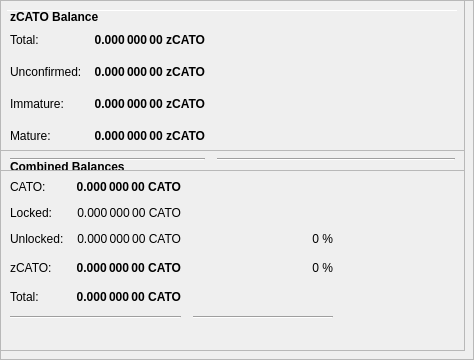
        <widget class="QFrame" name="frameObfuscation">
         <property name="minimumSize">
          <size>
           <width>0</width>
           <height>350</height>
          </size>
         </property>
         <property name="layoutDirection">
          <enum>Qt::LeftToRight</enum>
         </property>
         <property name="frameShape">
          <enum>QFrame::StyledPanel</enum>
         </property>
         <property name="frameShadow">
          <enum>QFrame::Raised</enum>
         </property>
         <widget class="QPushButton" name="runAutoDenom">
          <property name="geometry">
           <rect>
            <x>251</x>
            <y>17</y>
            <width>1</width>
            <height>1</height>
           </rect>
          </property>
          <property name="palette">
           <palette>
            <active>
             <colorrole role="WindowText">
              <brush brushstyle="SolidPattern">
               <color alpha="255">
                <red>0</red>
                <green>0</green>
                <blue>0</blue>
               </color>
              </brush>
             </colorrole>
             <colorrole role="Button">
              <brush brushstyle="SolidPattern">
               <color alpha="255">
                <red>239</red>
                <green>238</green>
                <blue>238</blue>
               </color>
              </brush>
             </colorrole>
             <colorrole role="Light">
              <brush brushstyle="SolidPattern">
               <color alpha="255">
                <red>255</red>
                <green>255</green>
                <blue>255</blue>
               </color>
              </brush>
             </colorrole>
             <colorrole role="Midlight">
              <brush brushstyle="SolidPattern">
               <color alpha="255">
                <red>247</red>
                <green>246</green>
                <blue>246</blue>
               </color>
              </brush>
             </colorrole>
             <colorrole role="Dark">
              <brush brushstyle="SolidPattern">
               <color alpha="255">
                <red>119</red>
                <green>119</green>
                <blue>119</blue>
               </color>
              </brush>
             </colorrole>
             <colorrole role="Mid">
              <brush brushstyle="SolidPattern">
               <color alpha="255">
                <red>159</red>
                <green>159</green>
                <blue>159</blue>
               </color>
              </brush>
             </colorrole>
             <colorrole role="Text">
              <brush brushstyle="SolidPattern">
               <color alpha="255">
                <red>0</red>
                <green>0</green>
                <blue>0</blue>
               </color>
              </brush>
             </colorrole>
             <colorrole role="BrightText">
              <brush brushstyle="SolidPattern">
               <color alpha="255">
                <red>255</red>
                <green>255</green>
                <blue>255</blue>
               </color>
              </brush>
             </colorrole>
             <colorrole role="ButtonText">
              <brush brushstyle="SolidPattern">
               <color alpha="255">
                <red>0</red>
                <green>0</green>
                <blue>0</blue>
               </color>
              </brush>
             </colorrole>
             <colorrole role="Base">
              <brush brushstyle="SolidPattern">
               <color alpha="255">
                <red>255</red>
                <green>255</green>
                <blue>255</blue>
               </color>
              </brush>
             </colorrole>
             <colorrole role="Window">
              <brush brushstyle="SolidPattern">
               <color alpha="255">
                <red>239</red>
                <green>238</green>
                <blue>238</blue>
               </color>
              </brush>
             </colorrole>
             <colorrole role="Shadow">
              <brush brushstyle="SolidPattern">
               <color alpha="255">
                <red>0</red>
                <green>0</green>
                <blue>0</blue>
               </color>
              </brush>
             </colorrole>
             <colorrole role="AlternateBase">
              <brush brushstyle="SolidPattern">
               <color alpha="255">
                <red>247</red>
                <green>246</green>
                <blue>246</blue>
               </color>
              </brush>
             </colorrole>
             <colorrole role="ToolTipBase">
              <brush brushstyle="SolidPattern">
               <color alpha="255">
                <red>255</red>
                <green>255</green>
                <blue>220</blue>
               </color>
              </brush>
             </colorrole>
             <colorrole role="ToolTipText">
              <brush brushstyle="SolidPattern">
               <color alpha="255">
                <red>0</red>
                <green>0</green>
                <blue>0</blue>
               </color>
              </brush>
             </colorrole>
            </active>
            <inactive>
             <colorrole role="WindowText">
              <brush brushstyle="SolidPattern">
               <color alpha="255">
                <red>0</red>
                <green>0</green>
                <blue>0</blue>
               </color>
              </brush>
             </colorrole>
             <colorrole role="Button">
              <brush brushstyle="SolidPattern">
               <color alpha="255">
                <red>239</red>
                <green>238</green>
                <blue>238</blue>
               </color>
              </brush>
             </colorrole>
             <colorrole role="Light">
              <brush brushstyle="SolidPattern">
               <color alpha="255">
                <red>255</red>
                <green>255</green>
                <blue>255</blue>
               </color>
              </brush>
             </colorrole>
             <colorrole role="Midlight">
              <brush brushstyle="SolidPattern">
               <color alpha="255">
                <red>247</red>
                <green>246</green>
                <blue>246</blue>
               </color>
              </brush>
             </colorrole>
             <colorrole role="Dark">
              <brush brushstyle="SolidPattern">
               <color alpha="255">
                <red>119</red>
                <green>119</green>
                <blue>119</blue>
               </color>
              </brush>
             </colorrole>
             <colorrole role="Mid">
              <brush brushstyle="SolidPattern">
               <color alpha="255">
                <red>159</red>
                <green>159</green>
                <blue>159</blue>
               </color>
              </brush>
             </colorrole>
             <colorrole role="Text">
              <brush brushstyle="SolidPattern">
               <color alpha="255">
                <red>0</red>
                <green>0</green>
                <blue>0</blue>
               </color>
              </brush>
             </colorrole>
             <colorrole role="BrightText">
              <brush brushstyle="SolidPattern">
               <color alpha="255">
                <red>255</red>
                <green>255</green>
                <blue>255</blue>
               </color>
              </brush>
             </colorrole>
             <colorrole role="ButtonText">
              <brush brushstyle="SolidPattern">
               <color alpha="255">
                <red>0</red>
                <green>0</green>
                <blue>0</blue>
               </color>
              </brush>
             </colorrole>
             <colorrole role="Base">
              <brush brushstyle="SolidPattern">
               <color alpha="255">
                <red>255</red>
                <green>255</green>
                <blue>255</blue>
               </color>
              </brush>
             </colorrole>
             <colorrole role="Window">
              <brush brushstyle="SolidPattern">
               <color alpha="255">
                <red>239</red>
                <green>238</green>
                <blue>238</blue>
               </color>
              </brush>
             </colorrole>
             <colorrole role="Shadow">
              <brush brushstyle="SolidPattern">
               <color alpha="255">
                <red>0</red>
                <green>0</green>
                <blue>0</blue>
               </color>
              </brush>
             </colorrole>
             <colorrole role="AlternateBase">
              <brush brushstyle="SolidPattern">
               <color alpha="255">
                <red>247</red>
                <green>246</green>
                <blue>246</blue>
               </color>
              </brush>
             </colorrole>
             <colorrole role="ToolTipBase">
              <brush brushstyle="SolidPattern">
               <color alpha="255">
                <red>255</red>
                <green>255</green>
                <blue>220</blue>
               </color>
              </brush>
             </colorrole>
             <colorrole role="ToolTipText">
              <brush brushstyle="SolidPattern">
               <color alpha="255">
                <red>0</red>
                <green>0</green>
                <blue>0</blue>
               </color>
              </brush>
             </colorrole>
            </inactive>
            <disabled>
             <colorrole role="WindowText">
              <brush brushstyle="SolidPattern">
               <color alpha="255">
                <red>119</red>
                <green>119</green>
                <blue>119</blue>
               </color>
              </brush>
             </colorrole>
             <colorrole role="Button">
              <brush brushstyle="SolidPattern">
               <color alpha="255">
                <red>239</red>
                <green>238</green>
                <blue>238</blue>
               </color>
              </brush>
             </colorrole>
             <colorrole role="Light">
              <brush brushstyle="SolidPattern">
               <color alpha="255">
                <red>255</red>
                <green>255</green>
                <blue>255</blue>
               </color>
              </brush>
             </colorrole>
             <colorrole role="Midlight">
              <brush brushstyle="SolidPattern">
               <color alpha="255">
                <red>247</red>
                <green>246</green>
                <blue>246</blue>
               </color>
              </brush>
             </colorrole>
             <colorrole role="Dark">
              <brush brushstyle="SolidPattern">
               <color alpha="255">
                <red>119</red>
                <green>119</green>
                <blue>119</blue>
               </color>
              </brush>
             </colorrole>
             <colorrole role="Mid">
              <brush brushstyle="SolidPattern">
               <color alpha="255">
                <red>159</red>
                <green>159</green>
                <blue>159</blue>
               </color>
              </brush>
             </colorrole>
             <colorrole role="Text">
              <brush brushstyle="SolidPattern">
               <color alpha="255">
                <red>119</red>
                <green>119</green>
                <blue>119</blue>
               </color>
              </brush>
             </colorrole>
             <colorrole role="BrightText">
              <brush brushstyle="SolidPattern">
               <color alpha="255">
                <red>255</red>
                <green>255</green>
                <blue>255</blue>
               </color>
              </brush>
             </colorrole>
             <colorrole role="ButtonText">
              <brush brushstyle="SolidPattern">
               <color alpha="255">
                <red>119</red>
                <green>119</green>
                <blue>119</blue>
               </color>
              </brush>
             </colorrole>
             <colorrole role="Base">
              <brush brushstyle="SolidPattern">
               <color alpha="255">
                <red>239</red>
                <green>238</green>
                <blue>238</blue>
               </color>
              </brush>
             </colorrole>
             <colorrole role="Window">
              <brush brushstyle="SolidPattern">
               <color alpha="255">
                <red>239</red>
                <green>238</green>
                <blue>238</blue>
               </color>
              </brush>
             </colorrole>
             <colorrole role="Shadow">
              <brush brushstyle="SolidPattern">
               <color alpha="255">
                <red>0</red>
                <green>0</green>
                <blue>0</blue>
               </color>
              </brush>
             </colorrole>
             <colorrole role="AlternateBase">
              <brush brushstyle="SolidPattern">
               <color alpha="255">
                <red>239</red>
                <green>238</green>
                <blue>238</blue>
               </color>
              </brush>
             </colorrole>
             <colorrole role="ToolTipBase">
              <brush brushstyle="SolidPattern">
               <color alpha="255">
                <red>255</red>
                <green>255</green>
                <blue>220</blue>
               </color>
              </brush>
             </colorrole>
             <colorrole role="ToolTipText">
              <brush brushstyle="SolidPattern">
               <color alpha="255">
                <red>0</red>
                <green>0</green>
                <blue>0</blue>
               </color>
              </brush>
             </colorrole>
            </disabled>
           </palette>
          </property>
          <property name="focusPolicy">
           <enum>Qt::NoFocus</enum>
          </property>
          <property name="autoFillBackground">
           <bool>true</bool>
          </property>
          <property name="text">
           <string/>
          </property>
          <property name="flat">
           <bool>true</bool>
          </property>
         </widget>
         <widget class="Line" name="line">
          <property name="geometry">
           <rect>
            <x>7</x>
            <y>10</y>
            <width>451</width>
            <height>1</height>
           </rect>
          </property>
          <property name="orientation">
           <enum>Qt::Horizontal</enum>
          </property>
         </widget>
         <widget class="QFrame" name="frame_3">
          <property name="geometry">
           <rect>
            <x>0</x>
            <y>150</y>
            <width>465</width>
            <height>201</height>
           </rect>
          </property>
          <property name="frameShape">
           <enum>QFrame::StyledPanel</enum>
          </property>
          <property name="frameShadow">
           <enum>QFrame::Raised</enum>
          </property>
          <layout class="QVBoxLayout" name="verticalLayout_5">
           <item>
            <layout class="QHBoxLayout" name="horizontalLayout_5" stretch="0">
             <item>
              <widget class="QLabel" name="label_5z">
               <property name="maximumSize">
                <size>
                 <width>16777215</width>
                 <height>20</height>
                </size>
               </property>
               <property name="font">
                <font>
                 <weight>75</weight>
                 <bold>true</bold>
                </font>
               </property>
               <property name="toolTip">
                <string>Combined Balances (including unconfirmed and immature coins)</string>
               </property>
               <property name="text">
                <string>&lt;html&gt;&lt;head/&gt;&lt;body&gt;&lt;p&gt;Combined Balances&lt;/p&gt;&lt;/body&gt;&lt;/html&gt;</string>
               </property>
              </widget>
             </item>
            </layout>
           </item>
           <item>
            <layout class="QGridLayout" name="gridLayout_3">
             <property name="spacing">
              <number>12</number>
             </property>
             <item row="7" column="0" colspan="2">
              <widget class="Line" name="lineSpendableBalance_3">
               <property name="orientation">
                <enum>Qt::Horizontal</enum>
               </property>
              </widget>
             </item>
             <item row="7" column="2">
              <widget class="Line" name="lineWatchBalance_3">
               <property name="sizePolicy">
                <sizepolicy hsizetype="Preferred" vsizetype="Fixed">
                 <horstretch>0</horstretch>
                 <verstretch>0</verstretch>
                </sizepolicy>
               </property>
               <property name="minimumSize">
                <size>
                 <width>140</width>
                 <height>0</height>
                </size>
               </property>
               <property name="orientation">
                <enum>Qt::Horizontal</enum>
               </property>
              </widget>
             </item>
             <item row="4" column="1">
              <widget class="QLabel" name="labelzBalancez">
               <property name="font">
                <font>
                 <weight>75</weight>
                 <bold>true</bold>
                </font>
               </property>
               <property name="cursor">
                <cursorShape>IBeamCursor</cursorShape>
               </property>
               <property name="toolTip">
                <string>Total of transactions that have yet to be confirmed, and do not yet count toward the spendable balance</string>
               </property>
               <property name="text">
                <string notr="true">0.000 000 00 CATO</string>
               </property>
               <property name="alignment">
                <set>Qt::AlignRight|Qt::AlignTrailing|Qt::AlignVCenter</set>
               </property>
               <property name="textInteractionFlags">
                <set>Qt::LinksAccessibleByMouse|Qt::TextSelectableByKeyboard|Qt::TextSelectableByMouse</set>
               </property>
              </widget>
             </item>
             <item row="6" column="1">
              <widget class="QLabel" name="labelTotalz">
               <property name="font">
                <font>
                 <weight>75</weight>
                 <bold>true</bold>
                </font>
               </property>
               <property name="cursor">
                <cursorShape>IBeamCursor</cursorShape>
               </property>
               <property name="toolTip">
                <string>Total Balance, including unconfirmed and immature coins.</string>
               </property>
               <property name="text">
                <string notr="true">0.000 000 00 CATO</string>
               </property>
               <property name="alignment">
                <set>Qt::AlignRight|Qt::AlignTrailing|Qt::AlignVCenter</set>
               </property>
               <property name="textInteractionFlags">
                <set>Qt::LinksAccessibleByMouse|Qt::TextSelectableByKeyboard|Qt::TextSelectableByMouse</set>
               </property>
              </widget>
             </item>
             <item row="4" column="3">
              <spacer name="horizontalSpacer_6">
               <property name="orientation">
                <enum>Qt::Horizontal</enum>
               </property>
               <property name="sizeHint" stdset="0">
                <size>
                 <width>40</width>
                 <height>20</height>
                </size>
               </property>
              </spacer>
             </item>
             <item row="6" column="0">
              <widget class="QLabel" name="labelTotalTextz">
               <property name="text">
                <string>Total:</string>
               </property>
              </widget>
             </item>
             <item row="1" column="0">
              <widget class="QLabel" name="labelBalanceTextz">
               <property name="text">
                <string>CATO:</string>
               </property>
              </widget>
             </item>
             <item row="1" column="1">
              <widget class="QLabel" name="labelBalancez">
               <property name="font">
                <font>
                 <weight>75</weight>
                 <bold>true</bold>
                </font>
               </property>
               <property name="cursor">
                <cursorShape>IBeamCursor</cursorShape>
               </property>
               <property name="toolTip">
                <string>Your current spendable balance</string>
               </property>
               <property name="text">
                <string notr="true">0.000 000 00 CATO</string>
               </property>
               <property name="alignment">
                <set>Qt::AlignRight|Qt::AlignTrailing|Qt::AlignVCenter</set>
               </property>
               <property name="textInteractionFlags">
                <set>Qt::LinksAccessibleByMouse|Qt::TextSelectableByKeyboard|Qt::TextSelectableByMouse</set>
               </property>
              </widget>
             </item>
             <item row="4" column="0">
              <widget class="QLabel" name="labelzBalanceTextz">
               <property name="toolTip">
                <string/>
               </property>
               <property name="text">
                <string>zCATO:</string>
               </property>
              </widget>
             </item>
             <item row="4" column="2">
              <widget class="QLabel" name="labelzCATOPercent">
               <property name="toolTip">
                <string>Current percentage of zCATO.
If AutoMint is enabled this percentage will settle around the configured AutoMint percentage (default = 10%)</string>
               </property>
               <property name="text">
                <string>0 %</string>
               </property>
               <property name="alignment">
                <set>Qt::AlignRight|Qt::AlignTrailing|Qt::AlignVCenter</set>
               </property>
              </widget>
             </item>
             <item row="6" column="2">
              <widget class="QLabel" name="label100Percent">
               <property name="text">
                <string/>
               </property>
               <property name="alignment">
                <set>Qt::AlignRight|Qt::AlignTrailing|Qt::AlignVCenter</set>
               </property>
              </widget>
             </item>
             <item row="2" column="1">
              <widget class="QLabel" name="labelLockedBalance">
               <property name="toolTip">
                <string>Locked CATO or Masternode collaterals. These are excluded from zCATO minting.</string>
               </property>
               <property name="text">
                <string>0.000 000 00 CATO</string>
               </property>
               <property name="alignment">
                <set>Qt::AlignRight|Qt::AlignTrailing|Qt::AlignVCenter</set>
               </property>
              </widget>
             </item>
             <item row="2" column="0">
              <widget class="QLabel" name="labelLockedBalanceText">
               <property name="toolTip">
                <string>Locked CATO or Masternode collaterals. These are excluded from zCATO minting.</string>
               </property>
               <property name="text">
                <string>Locked:</string>
               </property>
              </widget>
             </item>
             <item row="3" column="0">
              <widget class="QLabel" name="labelUnLockedBalanceText">
               <property name="toolTip">
                <string>Unlocked CATOs. These can be used for zCATO minting.</string>
               </property>
               <property name="text">
                <string>Unlocked:</string>
               </property>
              </widget>
             </item>
             <item row="3" column="1">
              <widget class="QLabel" name="labelUnLockedBalance">
               <property name="toolTip">
                <string>Unlocked CATOs. These can be used for zCATO minting.</string>
               </property>
               <property name="text">
                <string>0.000 000 00 CATO</string>
               </property>
               <property name="alignment">
                <set>Qt::AlignRight|Qt::AlignTrailing|Qt::AlignVCenter</set>
               </property>
              </widget>
             </item>
             <item row="3" column="2">
              <widget class="QLabel" name="labelCATOPercent">
               <property name="text">
                <string>0 %</string>
               </property>
               <property name="alignment">
                <set>Qt::AlignRight|Qt::AlignTrailing|Qt::AlignVCenter</set>
               </property>
              </widget>
             </item>
            </layout>
           </item>
           <item>
            <spacer name="verticalSpacer">
             <property name="orientation">
              <enum>Qt::Vertical</enum>
             </property>
             <property name="sizeHint" stdset="0">
              <size>
               <width>20</width>
               <height>40</height>
              </size>
             </property>
            </spacer>
           </item>
          </layout>
         </widget>
         <widget class="QFrame" name="frame_4">
          <property name="geometry">
           <rect>
            <x>0</x>
            <y>0</y>
            <width>465</width>
            <height>171</height>
           </rect>
          </property>
          <property name="frameShape">
           <enum>QFrame::StyledPanel</enum>
          </property>
          <property name="frameShadow">
           <enum>QFrame::Raised</enum>
          </property>
          <layout class="QVBoxLayout" name="verticalLayout_7">
           <item>
            <layout class="QHBoxLayout" name="horizontalLayout_8" stretch="0">
             <item>
              <widget class="QLabel" name="label_5z_3">
               <property name="maximumSize">
                <size>
                 <width>16777215</width>
                 <height>20</height>
                </size>
               </property>
               <property name="font">
                <font>
                 <weight>75</weight>
                 <bold>true</bold>
                </font>
               </property>
               <property name="text">
                <string>zCATO Balance</string>
               </property>
              </widget>
             </item>
            </layout>
           </item>
           <item>
            <layout class="QGridLayout" name="gridLayout_5">
             <property name="spacing">
              <number>12</number>
             </property>
             <item row="4" column="0">
              <widget class="QLabel" name="labelzBalanceMatureText">
               <property name="toolTip">
                <string>Mature: more than 20 confirmation and more than 1 mints of the same denomination after it was minted.
These zCATO are spendable.</string>
               </property>
               <property name="text">
                <string>Mature:</string>
               </property>
              </widget>
             </item>
             <item row="5" column="0" colspan="2">
              <widget class="Line" name="lineSpendableBalance_5">
               <property name="orientation">
                <enum>Qt::Horizontal</enum>
               </property>
              </widget>
             </item>
             <item row="1" column="1">
              <widget class="QLabel" name="labelzBalance">
               <property name="font">
                <font>
                 <weight>75</weight>
                 <bold>true</bold>
                </font>
               </property>
               <property name="cursor">
                <cursorShape>IBeamCursor</cursorShape>
               </property>
               <property name="toolTip">
                <string>All available zCATO, unconfirmed and immature zCATO included.</string>
               </property>
               <property name="text">
                <string notr="true">0.000 000 00 zCATO</string>
               </property>
               <property name="alignment">
                <set>Qt::AlignRight|Qt::AlignTrailing|Qt::AlignVCenter</set>
               </property>
               <property name="textInteractionFlags">
                <set>Qt::LinksAccessibleByMouse|Qt::TextSelectableByKeyboard|Qt::TextSelectableByMouse</set>
               </property>
              </widget>
             </item>
             <item row="5" column="2">
              <widget class="Line" name="lineWatchBalance_5">
               <property name="sizePolicy">
                <sizepolicy hsizetype="Preferred" vsizetype="Fixed">
                 <horstretch>0</horstretch>
                 <verstretch>0</verstretch>
                </sizepolicy>
               </property>
               <property name="minimumSize">
                <size>
                 <width>140</width>
                 <height>0</height>
                </size>
               </property>
               <property name="orientation">
                <enum>Qt::Horizontal</enum>
               </property>
              </widget>
             </item>
             <item row="1" column="0">
              <widget class="QLabel" name="labelzBalanceText">
               <property name="toolTip">
                <string>All available zCATO, unconfirmed and immature zCATO included.</string>
               </property>
               <property name="text">
                <string>Total:</string>
               </property>
              </widget>
             </item>
             <item row="1" column="2">
              <spacer name="horizontalSpacer_8">
               <property name="orientation">
                <enum>Qt::Horizontal</enum>
               </property>
               <property name="sizeHint" stdset="0">
                <size>
                 <width>40</width>
                 <height>20</height>
                </size>
               </property>
              </spacer>
             </item>
             <item row="4" column="2">
              <spacer name="horizontalSpacer_4">
               <property name="orientation">
                <enum>Qt::Horizontal</enum>
               </property>
               <property name="sizeHint" stdset="0">
                <size>
                 <width>40</width>
                 <height>20</height>
                </size>
               </property>
              </spacer>
             </item>
             <item row="4" column="1">
              <widget class="QLabel" name="labelzBalanceMature">
               <property name="font">
                <font>
                 <weight>75</weight>
                 <bold>true</bold>
                </font>
               </property>
               <property name="toolTip">
                <string>Mature: more than 20 confirmation and more than 1 mints of the same denomination after it was minted.
These zCATO are spendable.</string>
               </property>
               <property name="text">
                <string>0.000 000 00 zCATO</string>
               </property>
               <property name="alignment">
                <set>Qt::AlignRight|Qt::AlignTrailing|Qt::AlignVCenter</set>
               </property>
              </widget>
             </item>
             <item row="2" column="0">
              <widget class="QLabel" name="labelzBalanceUnconfirmedText">
               <property name="toolTip">
                <string>Unconfirmed: less than 20 confirmations
Immature: confirmed, but less than 1 mints of the same denomination after it was minted</string>
               </property>
               <property name="text">
                <string>Unconfirmed:</string>
               </property>
              </widget>
             </item>
             <item row="2" column="1">
              <widget class="QLabel" name="labelzBalanceUnconfirmed">
               <property name="font">
                <font>
                 <weight>75</weight>
                 <bold>true</bold>
                </font>
               </property>
               <property name="toolTip">
                <string>Unconfirmed: less than 20 confirmations
Immature: confirmed, but less than 1 mints of the same denomination after it was minted</string>
               </property>
               <property name="text">
                <string>0.000 000 00 zCATO</string>
               </property>
               <property name="alignment">
                <set>Qt::AlignRight|Qt::AlignTrailing|Qt::AlignVCenter</set>
               </property>
              </widget>
             </item>
             <item row="2" column="2">
              <spacer name="horizontalSpacer_5">
               <property name="orientation">
                <enum>Qt::Horizontal</enum>
               </property>
               <property name="sizeHint" stdset="0">
                <size>
                 <width>40</width>
                 <height>20</height>
                </size>
               </property>
              </spacer>
             </item>
             <item row="3" column="0">
              <widget class="QLabel" name="labelzBalanceImmatureText">
               <property name="toolTip">
                <string>Unconfirmed: less than 20 confirmations
Immature: confirmed, but less than 1 mints of the same denomination after it was minted</string>
               </property>
               <property name="text">
                <string>Immature:</string>
               </property>
              </widget>
             </item>
             <item row="3" column="1">
              <widget class="QLabel" name="labelzBalanceImmature">
               <property name="font">
                <font>
                 <weight>75</weight>
                 <bold>true</bold>
                </font>
               </property>
               <property name="toolTip">
                <string>Unconfirmed: less than 20 confirmations
Immature: confirmed, but less than 1 mints of the same denomination after it was minted</string>
               </property>
               <property name="text">
                <string>0.000 000 00 zCATO</string>
               </property>
               <property name="alignment">
                <set>Qt::AlignRight|Qt::AlignTrailing|Qt::AlignVCenter</set>
               </property>
              </widget>
             </item>
             <item row="3" column="2">
              <spacer name="horizontalSpacer_7">
               <property name="orientation">
                <enum>Qt::Horizontal</enum>
               </property>
               <property name="sizeHint" stdset="0">
                <size>
                 <width>40</width>
                 <height>20</height>
                </size>
               </property>
              </spacer>
             </item>
            </layout>
           </item>
          </layout>
         </widget>
        </widget>
